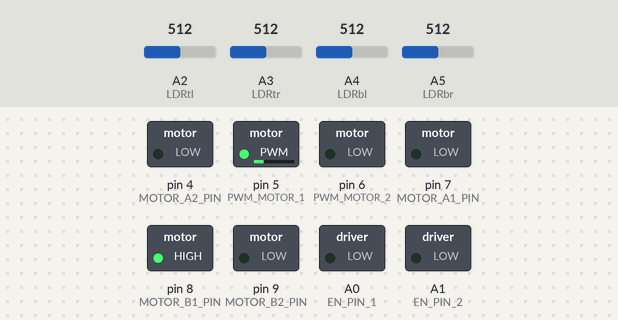
A sketch run on a simulated Arduino Uno, built with avr-gcc and run on an emulated ATmega328P. Parts: switched loads named in the sketch (green lamp = pin HIGH). Dashed ring = blinking. The inputs (shaded band) are chosen by the test bench; at power-on: A2 (LDRtl) = 512, A3 (LDRtr) = 512, A4 (LDRbl) = 512, A5 (LDRbr) = 512. What the sketch prints to the serial monitor is not drawn.

Above: at 1.8 s.
1.9 s: A2 (LDRtl) set to 638
6.1 s: A2 (LDRtl) set to 670
At 8.4 s:
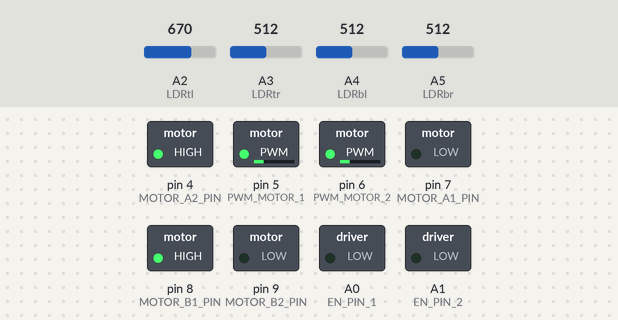
10.3 s: A3 (LDRtr) set to 540
At 11.7 s:
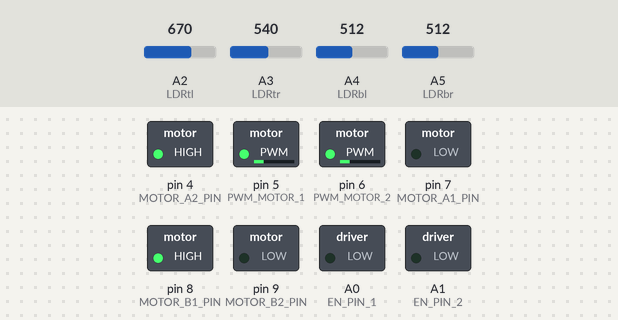
13.8 s: A3 (LDRtr) set to 805
17.3 s: A3 (LDRtr) set to 828
At 20.3 s:
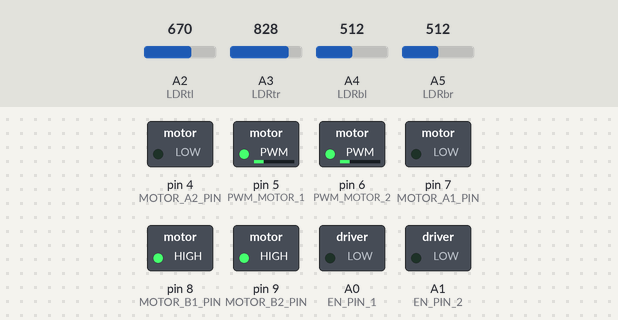
21.5 s: A3 (LDRtr) set to 716
At 21.74 s:
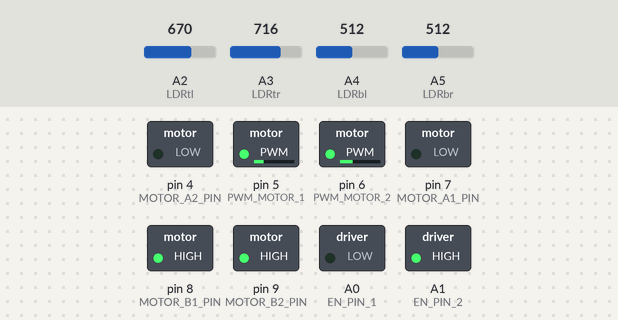
Timing chart, 0 to 26.0 s (numbered marks = the images above; inputs shaded):
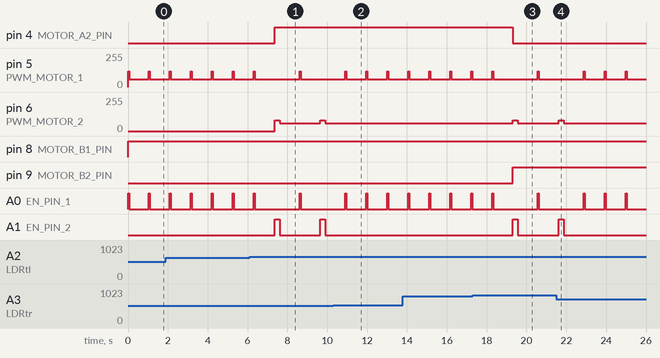

Measured:
- the behaviour switches between 653 and 654 on A2 (LDRtl) (found by bisection; images 0 and 1)
- the behaviour switches between 529 and 530 on A3 (LDRtr) (found by bisection; images 1 and 2)
- the behaviour switches between 811 and 812 on A3 (LDRtr) (found by bisection; images 2 and 3)
- after the input at 6.1 s, pin 4 (MOTOR_A2_PIN): LOW → HIGH after 1.3 s; pin 5 (PWM_MOTOR_1): 60/255 → 120/255 after 2.5 s, → 60/255 0.05 s later
- after the input at 10.3 s, pin 5 (PWM_MOTOR_1): alternates 120/255 for 0.05 s and 60/255 for 1.0 s, starting after 1.7 s; pin 6 (PWM_MOTOR_2): stays 60/255 (without the input it goes to 80/255 after 1.7 s)
- after the input at 17.3 s, pin 4 (MOTOR_A2_PIN): HIGH → LOW after 2.0 s; pin 5 (PWM_MOTOR_1): 60/255 → 120/255 after 3.3 s, → 60/255 0.05 s later; pin 6 (PWM_MOTOR_2): 60/255 → 80/255 after 2.0 s, → 60/255 0.25 s later; pin 9 (MOTOR_B2_PIN): LOW → HIGH after 2.0 s; A0 (EN_PIN_1): LOW → HIGH after 3.3 s, → LOW 0.05 s later
- after the input at 21.5 s, pin 5 (PWM_MOTOR_1): alternates 120/255 for 0.05 s and 60/255 for 1.0 s, starting after 2.4 s; pin 6 (PWM_MOTOR_2): goes on until 21.9 s, then stays 60/255; A0 (EN_PIN_1): alternates HIGH for 0.05 s and LOW for 1.0 s, starting after 2.4 s; A1 (EN_PIN_2): goes on until 21.9 s, then stays LOW
- by itself, pin 5 (PWM_MOTOR_1): alternates 120/255 for 0.05 s and 60/255 for 1.0 s

The sketch:

LDR_motors_02.ino
```cpp
//LDR declaration
int LDRtl = A2; //top-left
int LDRtr = A3; //top-right
int LDRbl = A4; //bottom-left
int LDRbr = A5; //bottom-right
//LDR reading
int ldrtl;
int ldrtr;
int ldrbl;
int ldrbr;
//averages
int avgt; // average top
int avgb; //average bottom
int avgr; //average right
int avgl; //average left

// avg difference
int avgtb;
int avgrl;

//motors
//MOTOR 1
int MOTOR_A1_PIN = 7;
int MOTOR_B1_PIN = 8;
//MOTOR 2
int MOTOR_A2_PIN = 4;
int MOTOR_B2_PIN = 9;

int PWM_MOTOR_1 = 5;
int PWM_MOTOR_2 = 6;;

int EN_PIN_1 = A0;
int EN_PIN_2 = A1;

//safety
int push_1=10;
int push_2=13;
int pushreading_1;
int pushreading_2;

//switch
int flag=0;

void setup() {
  Serial.begin(9600);
  pinMode(LDRtl, INPUT);
  pinMode(LDRtr, INPUT);
  pinMode(LDRbl, INPUT);
  pinMode(LDRbr, INPUT);
  pinMode(push_1, INPUT);
  pinMode(push_2, INPUT);
  pinMode(MOTOR_A1_PIN, OUTPUT);
  pinMode(MOTOR_B1_PIN, OUTPUT);
  pinMode(MOTOR_A2_PIN, OUTPUT);
  pinMode(MOTOR_B2_PIN, OUTPUT);
  pinMode(PWM_MOTOR_1, OUTPUT);
  pinMode(PWM_MOTOR_2, OUTPUT);
  pinMode(EN_PIN_1, OUTPUT);
  pinMode(EN_PIN_2, OUTPUT);

}

void loop() {

  ldrtl = analogRead(LDRtl);
  ldrtr = analogRead(LDRtr);
  ldrbl = analogRead(LDRbl);
  ldrbl =ldrbl /2;
  ldrbr = analogRead(LDRbr);
  ldrbr =ldrbr /2;
/*  pushreading_1=digitalRead(push_1);
  pushreading_2=digitalRead(push_2);*/
  avgt = (ldrtl + ldrtr) / 2;
  avgb = (ldrbl + ldrbr) / 2;
  avgr = (ldrbr + ldrtr) / 2;
  avgl = (ldrbl + ldrtl) / 2;
  avgtb=abs(avgt-avgb);
  avgrl=abs(avgr-avgl);
  //stop
if (avgtb<70 ){
  if(avgrl<70){
      digitalWrite(EN_PIN_1, LOW);
      digitalWrite(MOTOR_A1_PIN, LOW);
      digitalWrite(MOTOR_B1_PIN, LOW);
      analogWrite(PWM_MOTOR_1, 60);
      digitalWrite(EN_PIN_2, LOW);
      digitalWrite(MOTOR_A2_PIN, LOW);
      digitalWrite(MOTOR_B2_PIN, LOW);
      analogWrite(PWM_MOTOR_2, 60);
      Serial.println("stop");
      Serial.print(avgt);
      Serial.print(" ");
      Serial.print(avgb);
      Serial.print(" ");
      Serial.print(avgr);
      Serial.print(" ");
      Serial.println(avgl);
      Serial.print(" ");
}}
if (avgtb>70){
  //forward
   if (avgt > avgb) {
    digitalWrite(EN_PIN_1, HIGH);
    digitalWrite(MOTOR_A1_PIN, LOW);
    digitalWrite(MOTOR_B1_PIN, HIGH);
    analogWrite(PWM_MOTOR_1, 120);
    delay(50);
    digitalWrite(EN_PIN_1, LOW);
    digitalWrite(MOTOR_A1_PIN, LOW);
    digitalWrite(MOTOR_B1_PIN, HIGH);
    analogWrite(PWM_MOTOR_1, 60);
    Serial.println("forward");
    Serial.print(avgt);
    Serial.print(" ");
    Serial.print(avgb);
    Serial.print(" ");
    Serial.print(avgr);
    Serial.print(" ");
    Serial.println(avgl);
    Serial.print(" ");
    delay(1000);

   /* pushreading_1=digitalRead(push_1);
    if(pushreading_1 == HIGH){
      digitalWrite(EN_PIN_1, HIGH);
      digitalWrite(MOTOR_A1_PIN, HIGH);
      digitalWrite(MOTOR_B1_PIN, LOW);
      delay(200);
      digitalWrite(EN_PIN_1, LOW);
      digitalWrite(MOTOR_A1_PIN, LOW);
      digitalWrite(MOTOR_B1_PIN, LOW);
      Serial.println("stop");
      Serial.print(avgt);
      Serial.print(" ");
      Serial.print(avgb);
      Serial.print(" ");
      Serial.print(avgr);
      Serial.print(" ");
      Serial.println(avgl);
      Serial.print(" ");
      flag=1;

    }*/}
  //backward
  if (avgt < avgb ) {
    digitalWrite(EN_PIN_1, HIGH);
    digitalWrite(MOTOR_A1_PIN, HIGH);
    digitalWrite(MOTOR_B1_PIN, LOW);
    analogWrite(PWM_MOTOR_1, 120);
    delay(50);
    digitalWrite(EN_PIN_1, LOW);
    digitalWrite(MOTOR_A1_PIN, LOW);
    digitalWrite(MOTOR_B1_PIN, HIGH);
    analogWrite(PWM_MOTOR_1, 60);
    Serial.println("backward");
    Serial.print(avgt);
    Serial.print(" ");
    Serial.print(avgb);
    Serial.print(" ");
    Serial.print(avgr);
    Serial.print(" ");
    Serial.println(avgl);
    Serial.print(" ");
    delay(1000);

   /* pushreading_2=digitalRead(push_2);
      if(pushreading_2 == HIGH){
      digitalWrite(EN_PIN_1, HIGH);
      digitalWrite(MOTOR_A1_PIN, LOW);
      digitalWrite(MOTOR_B1_PIN, HIGH);
      delay(200);
      digitalWrite(EN_PIN_1, LOW);
      digitalWrite(MOTOR_A1_PIN, LOW);
      digitalWrite(MOTOR_B1_PIN, LOW);
      Serial.println("stop");
      Serial.print(avgt);
      Serial.print(" ");
      Serial.print(avgb);
      Serial.print(" ");
      Serial.print(avgr);
      Serial.print(" ");
      Serial.println(avgl);
      Serial.print(" ");
      flag=1;

    }*/}}

   if(avgrl>70){
  //right
  if (avgr > avgl) {
    digitalWrite(EN_PIN_2, HIGH);
    digitalWrite(MOTOR_A2_PIN, LOW);
    digitalWrite(MOTOR_B2_PIN, HIGH);
    analogWrite(PWM_MOTOR_2, 80);
    delay(250);
    digitalWrite(EN_PIN_2, LOW);
    digitalWrite(MOTOR_A2_PIN, LOW);
    digitalWrite(MOTOR_B2_PIN, HIGH);
    analogWrite(PWM_MOTOR_2, 60);
    Serial.println("right");
    Serial.print(avgt);
    Serial.print(" ");
    Serial.print(avgb);
    Serial.print(" ");
    Serial.print(avgr);
    Serial.print(" ");
    Serial.println(avgl);
    Serial.print(" ");
    delay(1000);

  }
  //left
  if (avgr < avgl ) {
    digitalWrite(EN_PIN_2, HIGH);
    digitalWrite(MOTOR_A2_PIN, HIGH);
    digitalWrite(MOTOR_B2_PIN, LOW);
    analogWrite(PWM_MOTOR_2, 80);
    delay(250);
    digitalWrite(EN_PIN_2, LOW);
    digitalWrite(MOTOR_A2_PIN, HIGH);
    digitalWrite(MOTOR_B2_PIN, LOW);
    analogWrite(PWM_MOTOR_2, 60);
    Serial.println("left");
    Serial.print(avgt);
    Serial.print(" ");
    Serial.print(avgb);
    Serial.print(" ");
    Serial.print(avgr);
    Serial.print(" ");
    Serial.println(avgl);
    Serial.print(" ");
    delay(1000);

      }}


}
```
